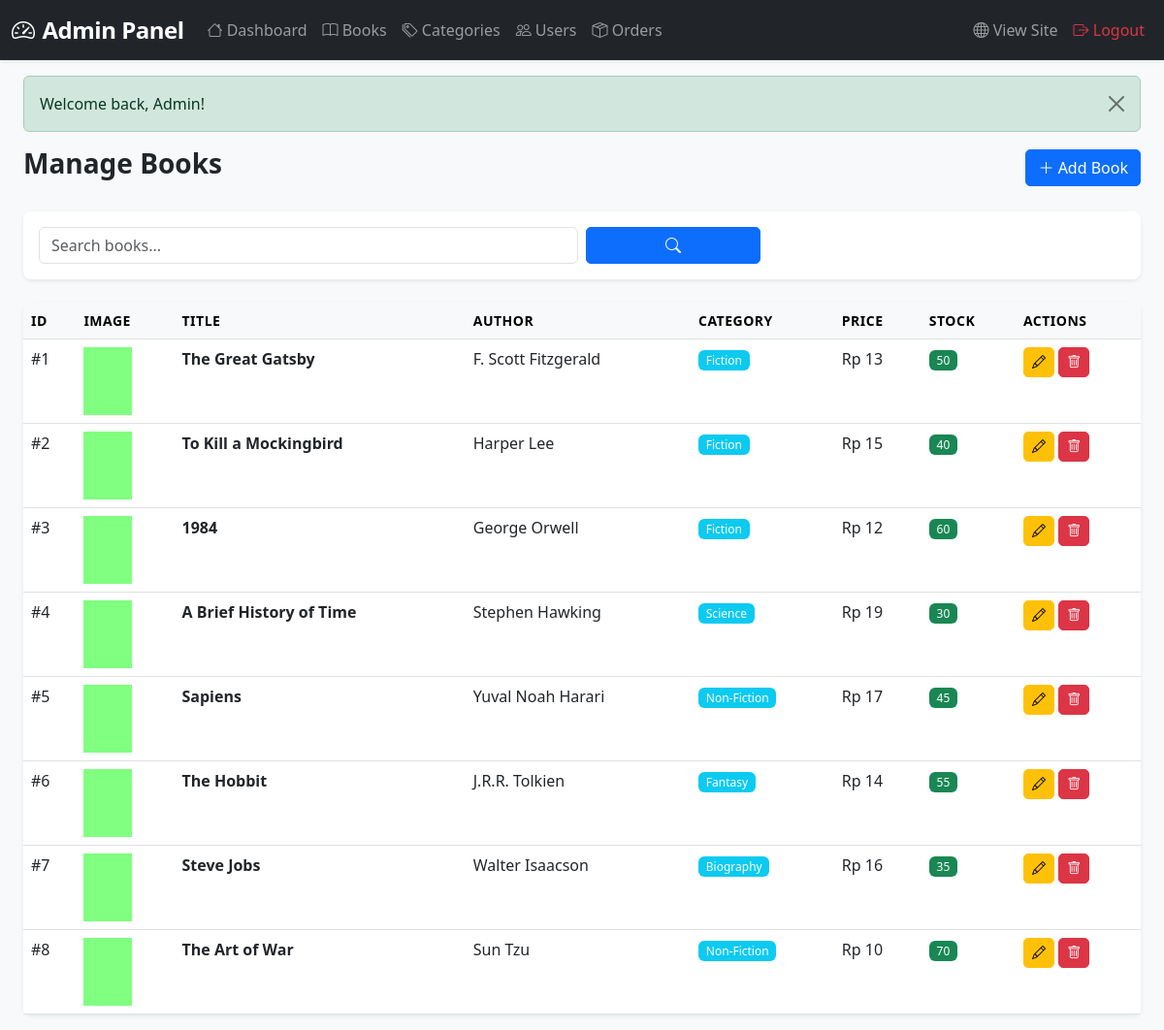
Screenshot of /admin/manage_books.php (signed in) with the database file from the repository.
### tables this page shows
CREATE TABLE `books` (
  `id` INT NOT NULL AUTO_INCREMENT,
  `title` VARCHAR(255) NOT NULL,
  `author` VARCHAR(255) NOT NULL,
  `isbn` VARCHAR(20) DEFAULT NULL,
  `description` TEXT DEFAULT NULL,
  `price` DECIMAL(10,2) NOT NULL,
  `stock` INT NOT NULL DEFAULT 0,
  `image` VARCHAR(255) DEFAULT 'default-book.png',
  `category_id` INT DEFAULT NULL,
  `created_at` TIMESTAMP DEFAULT CURRENT_TIMESTAMP,
  `updated_at` TIMESTAMP DEFAULT CURRENT_TIMESTAMP ON UPDATE CURRENT_TIMESTAMP,
  PRIMARY KEY (`id`),
  KEY `idx_category_id` (`category_id`),
  KEY `idx_title` (`title`),
  KEY `idx_author` (`author`),
  KEY `idx_price` (`price`),
  CONSTRAINT `fk_books_category` FOREIGN KEY (`category_id`) REFERENCES `categories`(`id`) ON DELETE SET NULL
);

### admin/manage_books.php (the view, shortened to what this page needs)
<?php
require_once 'includes/admin_header.php';
$search = $_GET['search'] ?? '';
$page = max(1, (int)($_GET['page'] ?? 1));
$data = getBooks($conn, $search, '', '', '', 'newest', $page, 10);
?>
<div class="d-flex justify-content-between align-items-center mb-4">
    <h3 class="fw-bold">Manage Books</h3>
    <button class="btn btn-primary" data-bs-toggle="modal" data-bs-target="#bookModal">
        <i class="bi bi-plus-lg"></i> Add Book
    </button>
</div>
<div class="card border-0 shadow-sm mb-4">
    <div class="card-body">
        <form method="GET" class="row g-2">
            <div class="col-md-6">
                <input type="text" name="search" class="form-control" placeholder="Search books..." value="<?php echo h($search); ?>">
            </div>
            <div class="col-md-2">
                <button type="submit" class="btn btn-primary w-100"><i class="bi bi-search"></i></button>
            </div>
        </form>
    </div>
</div>
<div class="card border-0 shadow-sm">
    <div class="card-body p-0">
        <div class="table-responsive">
            <table class="table table-hover mb-0">
                <thead class="table-light">
                    <tr>
                        <th>ID</th>
                        <th>Image</th>
                        <th>Title</th>
                        <th>Author</th>
                        <th>Category</th>
                        <th>Price</th>
                        <th>Stock</th>
                        <th>Actions</th>
                    </tr>
                </thead>
                <tbody>
                    <?php while ($book = $data['books']->fetch_assoc()): ?>
                    <tr>
                        <td>#<?php echo $book['id']; ?></td>
                        <td>
                            <img src="../assets/images/<?php echo h($book['image']); ?>"
                                 style="width: 50px; height: 70px; object-fit: cover;"
                                 alt="" onerror="this.src='../assets/images/default-book.png'">
                        </td>
                        <td class="fw-bold"><?php echo h($book['title']); ?></td>
                        <td><?php echo h($book['author']); ?></td>
                        <td><span class="badge bg-info"><?php echo h($book['category_name'] ?? 'N/A'); ?></span></td>
                        <td><?php echo formatPrice($book['price']); ?></td>
                        <td>
                            <span class="badge bg-<?php echo $book['stock'] > 0 ? 'success' : 'danger'; ?>">
                                <?php echo $book['stock']; ?>
                            </span>
                        </td>
                        <td>
                            <a href="?edit=<?php echo $book['id']; ?>" class="btn btn-sm btn-warning edit-book"
                               data-id="<?php echo $book['id']; ?>"
                               data-title="<?php echo h($book['title']); ?>"
                               data-author="<?php echo h($book['author']); ?>"
                               data-isbn="<?php echo h($book['isbn']); ?>"
                               data-description="<?php echo h($book['description']); ?>"
                               data-price="<?php echo $book['price']; ?>"
                               data-stock="<?php echo $book['stock']; ?>"
                               data-category="<?php echo $book['category_id']; ?>">
                                <i class="bi bi-pencil"></i>
                            </a>
                            <a href="?delete=<?php echo $book['id']; ?>"
                               class="btn btn-sm btn-danger"
                               onclick="return confirmDelete('book')">
                                <i class="bi bi-trash"></i>
                            </a>
                        </td>
                    </tr>
                    <?php endwhile; ?>
                </tbody>
            </table>
        </div>
    </div>
</div>
<?php require_once 'includes/admin_footer.php'; ?>

### admin/includes/admin_header.php (shortened to what this page needs)
<?php
require_once dirname(__DIR__) . '/includes/config.php';
require_once dirname(__DIR__) . '/includes/functions.php';
?>
<!DOCTYPE html>
<html lang="en">
<head>
    <link href="https://cdn.jsdelivr.net/npm/bootstrap@5.3.0/dist/css/bootstrap.min.css" rel="stylesheet">
    <link rel="stylesheet" href="https://cdn.jsdelivr.net/npm/bootstrap-icons@1.10.0/font/bootstrap-icons.css">
    <link rel="stylesheet" href="../assets/css/style.css">
</head>
<body>
    <nav class="navbar navbar-expand-lg navbar-dark bg-dark shadow-sm">
        <div class="container-fluid">
            <a class="navbar-brand fw-bold" href="dashboard.php">
                <i class="bi bi-speedometer2 me-2"></i>Admin Panel
            </a>
            <div class="collapse navbar-collapse" id="adminNav">
                <ul class="navbar-nav me-auto">
                    <li class="nav-item">
                        <a class="nav-link" href="dashboard.php"><i class="bi bi-house"></i> Dashboard</a>
                    </li>
                    <li class="nav-item">
                        <a class="nav-link" href="manage_books.php"><i class="bi bi-book"></i> Books</a>
                    </li>
                    <li class="nav-item">
                        <a class="nav-link" href="manage_categories.php"><i class="bi bi-tags"></i> Categories</a>
                    </li>
                    <li class="nav-item">
                        <a class="nav-link" href="manage_users.php"><i class="bi bi-people"></i> Users</a>
                    </li>
                    <li class="nav-item">
                        <a class="nav-link" href="manage_orders.php"><i class="bi bi-box-seam"></i> Orders</a>
                    </li>
                </ul>
                <ul class="navbar-nav">
                    <li class="nav-item">
                        <a class="nav-link" href="../index.php"><i class="bi bi-globe"></i> View Site</a>
                    </li>
                    <li class="nav-item">
                        <a class="nav-link text-danger" href="../logout.php"><i class="bi bi-box-arrow-right"></i> Logout</a>
                    </li>
                </ul>
            </div>
        </div>
    </nav>
    <div class="container-fluid mt-3 px-4">
        <?php echo displayFlashMessage(); ?>
    </div>
    <div class="container-fluid px-4">

### includes/functions.php (shortened to what this page needs)
<?php
function getBooks($conn, $search = '', $category_id = '', $min_price = '', $max_price = '', $sort = 'newest', $page = 1, $limit = 8) {
    $where = [];
    $params = [];
    $types = '';
    $whereClause = !empty($where) ? "WHERE " . implode(" AND ", $where) : "";
    switch ($sort) {
        default: $orderBy = "b.created_at DESC"; break;
    }
    $countSql = "SELECT COUNT(*) as total FROM books b $whereClause";
    $countStmt = $conn->prepare($countSql);
    $countStmt->execute();
    $total = $countStmt->get_result()->fetch_assoc()['total'];
    $offset = ($page - 1) * $limit;
    $sql = "SELECT b.*, c.name as category_name
            FROM books b
            LEFT JOIN categories c ON b.category_id = c.id
            $whereClause
            ORDER BY $orderBy
            LIMIT ? OFFSET ?";
    $params[] = (int)$limit;
    $params[] = (int)$offset;
    $types .= 'ii';
    $stmt = $conn->prepare($sql);
    $stmt->bind_param($types, ...$params);
    $stmt->execute();
    $result = $stmt->get_result();
    return [
        'books' => $result,
        'total' => $total,
        'pages' => ceil($total / $limit),
        'current_page' => $page
    ];
}
function displayFlashMessage() {
    if (isset($_SESSION['flash'])) {
        $msg = $_SESSION['flash'];
        return "<div class='alert alert-{$msg['type']} alert-dismissible fade show'>
                    {$msg['message']}
                    <button type='button' class='btn-close' data-bs-dismiss='alert'></button>
                </div>";
    }
    return '';
}
function formatPrice($price) {
    return 'Rp ' . number_format($price, 0, ',', '.');
}
function h($str) {
    return htmlspecialchars($str ?? '', ENT_QUOTES, 'UTF-8');
}

### admin/includes/admin_footer.php (shortened to what this page needs)
    </div>
</body>
</html>

### assets/css/style.css (style rules this page uses)
:root { --primary-color: #0d6efd; --dark-color: #212529; --transition-speed: 0.3s; }
body { font-family: 'Segoe UI', Tahoma, Geneva, Verdana, sans-serif; background-color: #f8f9fa; min-height: 100vh; display: flex; flex-direction: column; }
a { transition: all var(--transition-speed); }
.table th { font-weight: 600; font-size: 0.875rem; text-transform: uppercase; letter-spacing: 0.5px; }
.alert { animation: slideDown 0.3s ease; }
.navbar-brand { font-size: 1.5rem; letter-spacing: -0.5px; }
.btn { border-radius: 5px; }
.btn-primary { background: var(--primary-color); border-color: var(--primary-color); }
.card { border-radius: 8px; }
.badge { font-weight: 500; }

### rows the page displays
books: id "1", title "The Great Gatsby", author "F. Scott Fitzgerald", category_name "Fiction", price "Rp 13", stock "50"
books: id "2", title "To Kill a Mockingbird", author "Harper Lee", category_name "Fiction", price "Rp 15", stock "40"
books: id "3", title "1984", author "George Orwell", category_name "Fiction", price "Rp 12", stock "60"
books: id "4", title "A Brief History of Time", author "Stephen Hawking", category_name "Science", price "Rp 19", stock "30"
books: id "5", title "Sapiens", author "Yuval Noah Harari", category_name "Non-Fiction", price "Rp 17", stock "45"
books: id "6", title "The Hobbit", author "J.R.R. Tolkien", category_name "Fantasy", price "Rp 14", stock "55"
books: id "7", title "Steve Jobs", author "Walter Isaacson", category_name "Biography", price "Rp 16", stock "35"
books: id "8", title "The Art of War", author "Sun Tzu", category_name "Non-Fiction", price "Rp 10", stock "70"

### other values shown
$msg['message'] "Welcome back, Admin!"
